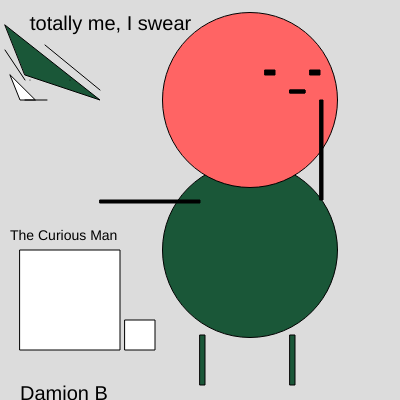
Frame 1 (no input)
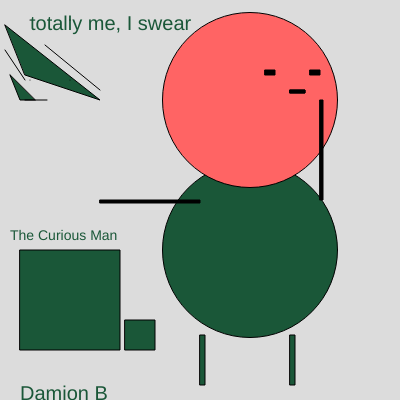
Frame 60 (no input)
Frame 120 (the mouse pressed at the canvas centre since frame 60): identical to frame 60, image omitted

The p5.js sketch that drew these frames (run headless with seeded random() and noise() and a simulated clock; from frame 60 on, the mouse is pressed at the canvas centre):

// p5.js sketch
// ── sketch.js
function setup() {
  createCanvas(400, 400);
}

function draw() {
  background(220);

  // Top.
  textSize(20);
  text('totally me, I swear',30, 30);
  
   // Middle.
  textSize(14);
  text('The Curious Man', 10, 240);
  
  
  // Bottom.
  textSize(20);
  text('Damion B', 20, 400);
  
  line(45, 45, 100, 90);
  
   triangle(10, 75,20, 100, 35, 100);
  
  square(20, 250, 100);
     square(125,320, 30);

  
  fill(26, 87, 56);
    circle(250,250,175);
  
   fill(499, 100, 100);
    circle(250,100,175);
  
   line(25, 80, 5, 50);
  
  line(25, 100,47, 100);

  fill(0, 0, 0);
  rect(265,70, 10,5);
  
    fill(0, 0, 0);
  rect(310, 70, 10, 5);
  
   fill(0, 0, 0);
  rect(290,90,15, 3);
  
   fill(0,0, 0);
  rect(100,200,100, 3);
  
   fill(0, 0, 0);
  rect(320,100,3,100);

   fill(0, 0, 0);
  rect(290,90,15, 3);
  
   fill(26, 87, 56);
    
  rect(200,335,5,50);
    rect(290,335,5,50);
  
    triangle(5, 25, 100, 100, 25, 75);
  
   // Top-left.
  let a = createVector(30, 20);
  point(a);

  // Top-right.
  let b = createVector(70, 20);
  point(b);

  // Bottom-right.
  let c = createVector(70, 80);
  point(c);

  // Bottom-left.
  let d = createVector(30, 80);
  point(d);
   
}
// ── page6.html
<html>

    <head>
        <title>
           
        </title>
        <script src="https://cdnjs.cloudflare.com/ajax/libs/p5.js/1.1.9/p5.min.js"></script>
        <script src="./sketch.js"></script>
    </head>
    <body>

    </body>
</html>
